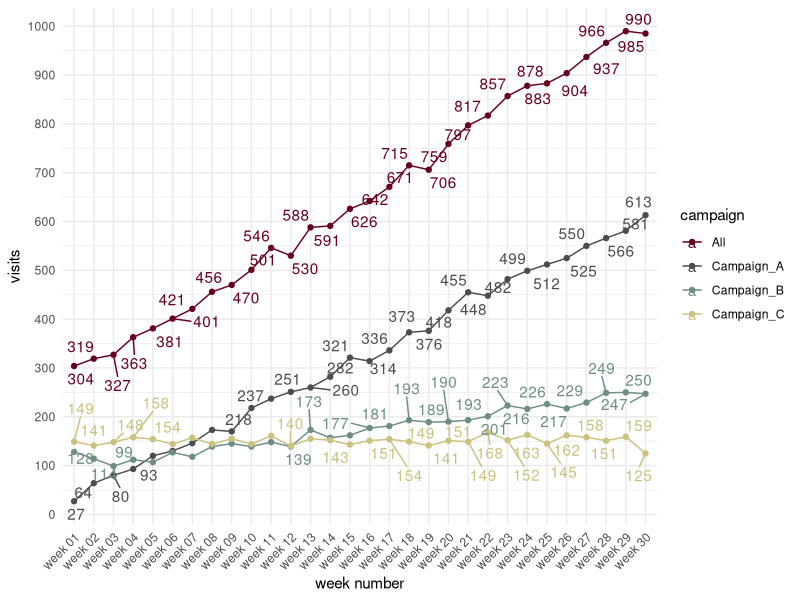
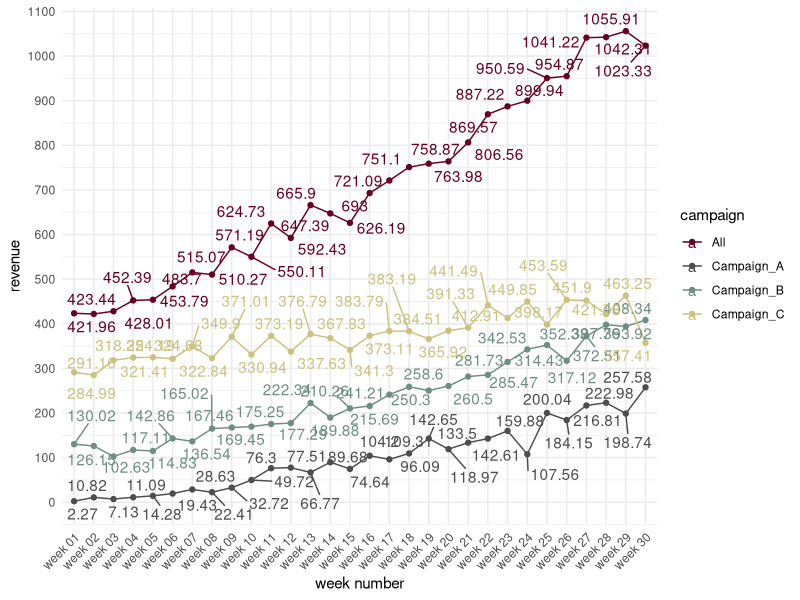
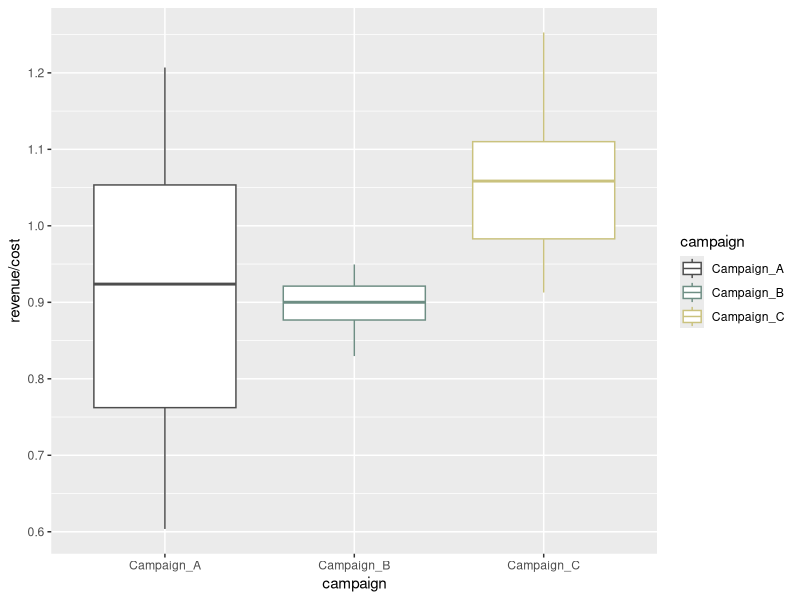
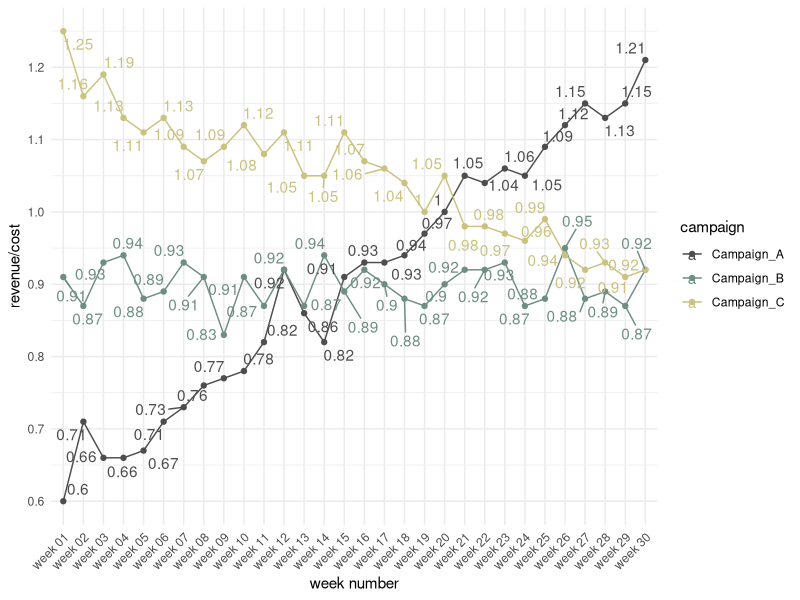
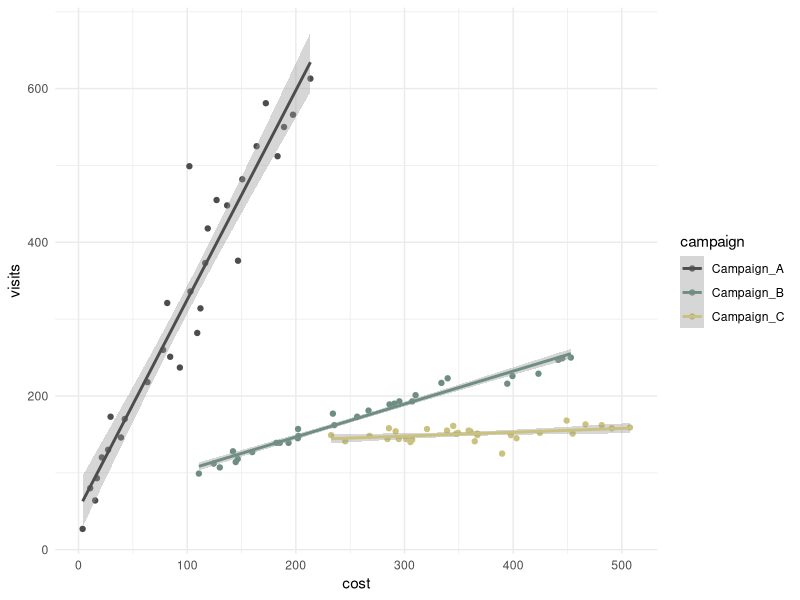
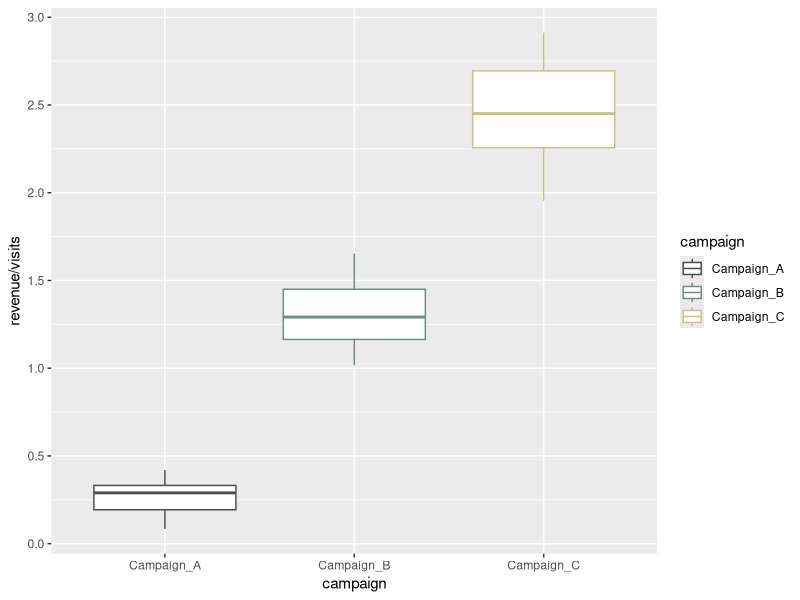
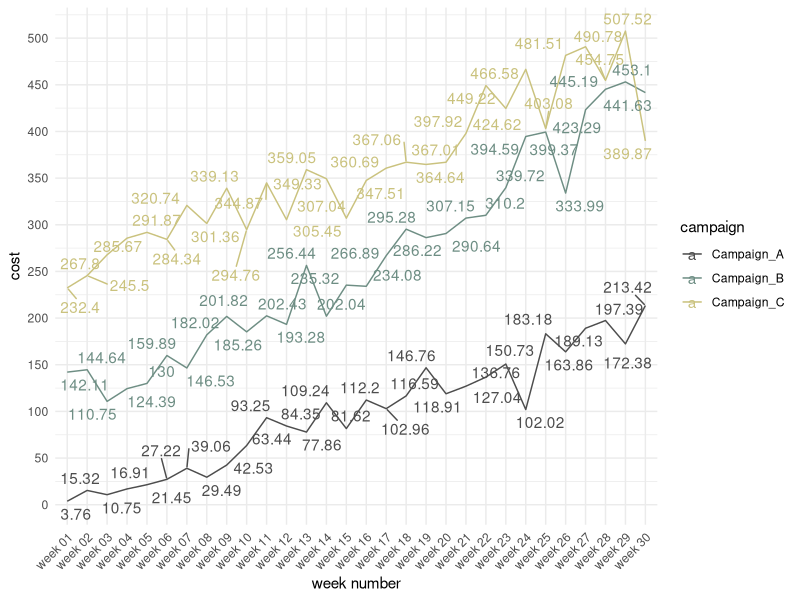
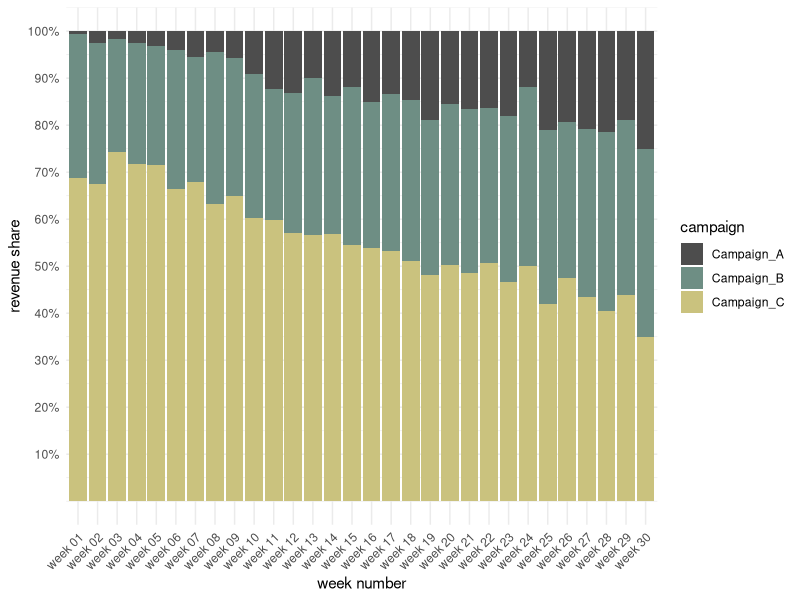

Recreate these plots in R, in order.
## ---- chunk 1
knitr::opts_chunk$set(echo = FALSE, message = FALSE, warning = FALSE)
library(scales)
library(readr)
library(dplyr)
library(stringr)
library(ggplot2)
library(ggrepel)
library(grid)
library(gridExtra)
library(RColorBrewer)
library(lubridate)

### 001_A read-in raw file ####
raw_camp = read_delim('./Dataset/01-campaign-data.csv', col_names = TRUE, delim = ';')

### 001_B check for data quality ####
any(is.na(raw_camp))
any(duplicated(raw_camp))
raw_camp = raw_camp[-which(duplicated(raw_camp)),]
names(raw_camp) = str_to_lower(names(raw_camp))

### 002 all_volumn ####
group_var = 'week'
all = raw_camp %>% group_by_(.dots = group_var) %>% 
      summarise_if(.predicate = is.numeric, .funs = sum, na.rm=TRUE) %>% 
      mutate(campaign = 'All')

all_volumn = bind_rows(raw_camp, all)

all_volumn$week_prefix = sprintf("week %02d",all_volumn$week)
all_volumn$week = as.character(all_volumn$week)
all_volumn$revenue = round(all_volumn$revenue, digits = 2)
all_volumn$cost = round(all_volumn$cost, digits = 2)
all_volumn$campaign = factor(all_volumn$campaign)
all_volumn$campaign = reorder(all_volumn$campaign, all_volumn$visits, FUN=mean, na.rm=TRUE)
all_volumn$campaign = factor(all_volumn$campaign, levels = rev(levels(all_volumn$campaign)))

str(all_volumn)
# calculate the avg growth rate
all_volumn2 = all_volumn %>% group_by(campaign) %>% arrange(campaign, week_prefix) %>% 
      mutate(visits_grow = round((visits - lag(visits))/lag(visits),digits=4),
             revenue_grow = round((revenue - lag(revenue))/lag(revenue),digits=4),
             cost_grow = round((cost - lag(cost))/lag(cost),digits=4))
# calculate the ratio of visits, revenue, cost 
all_volumn2 = all_volumn2 %>% group_by(campaign) %>% 
      mutate(visits_cost_ratio = (visits/cost),
             revenue_cost_ratio = (revenue/cost),
             revenue_visits_ratio = (revenue/visits))

### 003_A all_volumn3 ####
all_volumn3 = all_volumn2[all_volumn2$campaign != 'All',] %>% group_by(week) %>% 
      mutate(revenue_sum = sum(revenue, na.rm=TRUE),
             revenue_share = round(revenue/revenue_sum, digits=4))


### 003_B all_volumn_pivot, which calculates the derived columns ####
all_volumn_pivot = all_volumn2 %>% group_by(campaign) %>% 
      summarise_if(.predicate= is.numeric, .funs = c(min=min,mean=mean,median=median,max=max), na.rm=TRUE)


### 004 plot01 ####
plot01 = ggplot(all_volumn2, aes(x=week_prefix, y=visits, group=campaign, col=campaign)) + geom_line() + geom_point() + geom_text_repel(aes(label=visits)) +
scale_y_continuous(breaks = pretty_breaks(n = 10)) +
scale_color_manual(values=c("#67001F","#4D4D4D","#6E8E84","#CAC27E")) +
xlab("week number") +
theme_minimal() +
theme(legend.position = "right") +
theme(axis.text.x = element_text(angle = 45, hjust = 1))


### 005 plot02 ####
plot02 = ggplot(all_volumn2, aes(x=week_prefix, y=revenue, group=campaign, col=campaign)) + geom_line() + geom_point() + geom_text_repel(aes(label=revenue)) +
scale_y_continuous(breaks = pretty_breaks(n = 10)) +
scale_color_manual(values=c("#67001F","#4D4D4D","#6E8E84","#CAC27E")) +
xlab("week number") +
theme_minimal() +
theme(legend.position = "right") +
theme(axis.text.x = element_text(angle = 45, hjust = 1))


### 006 plot03_A ####
plot03_A = ggplot(all_volumn2[all_volumn2$campaign != 'All',], aes(x = campaign, y = (revenue/cost), group=campaign, col=campaign)) +
      geom_boxplot() + scale_color_manual(values=c("#4D4D4D","#6E8E84","#CAC27E")) +
      scale_y_continuous(breaks = pretty_breaks(n = 10)) +
      ylab("revenue/cost")

### 007 plot03_B ####
plot03_B = ggplot(all_volumn2[all_volumn2$campaign != 'All',], 
aes(x=week_prefix, y=round(revenue/cost, digits=2), group=campaign, col=campaign)) +
geom_line() + geom_point() + geom_text_repel(aes(label=round(revenue/cost, digits=2))) +
scale_y_continuous(breaks = pretty_breaks(n = 10)) +
scale_color_manual(values=c("#4D4D4D","#6E8E84","#CAC27E")) +
xlab("week number") +
ylab("revenue/cost") +
theme_minimal() +
theme(legend.position = "right") +
theme(axis.text.x = element_text(angle = 45, hjust = 1))

### 008 plot03_C ####
plot03_C = ggplot(all_volumn2[all_volumn2$campaign != 'All',], aes(x = cost, y = visits, group=campaign, col=campaign)) +
      geom_point() + scale_color_manual(values=c("#4D4D4D","#6E8E84","#CAC27E")) +
      geom_smooth(method=lm) +
      theme_minimal()

### 008 plot04_A ####
plot04_A = ggplot(all_volumn2[all_volumn2$campaign != 'All',], aes(x = campaign, y = (revenue/visits), group=campaign, col=campaign)) +
      geom_boxplot() + scale_color_manual(values=c("#4D4D4D","#6E8E84","#CAC27E")) +
      scale_y_continuous(breaks = pretty_breaks(n = 10)) +
      ylab("revenue/visits")

### 009 plot04_B ####
plot04_B = ggplot(all_volumn2[all_volumn2$campaign != 'All',],
                  aes(x = week_prefix, y = cost, group = campaign, col = campaign)) +
      geom_line() +
      geom_text_repel(aes(label=cost)) +
      scale_y_continuous(breaks = pretty_breaks(n = 10)) +
      scale_color_manual(values=c("#4D4D4D","#6E8E84","#CAC27E")) +
      xlab("week number") +
      theme_minimal() +
      theme(legend.position = "right") +
      theme(axis.text.x = element_text(angle = 45, hjust = 1))

### 010 plot04_C ####
plot04_C = ggplot(all_volumn3, aes(x=week_prefix,y=revenue_share, fill=campaign)) + 
geom_bar(stat = "identity", position = 'stack') +
scale_fill_manual(values=c("#4D4D4D","#6E8E84","#CAC27E")) +
scale_y_continuous(breaks = seq(0.1,1,by=0.1), labels = sprintf("%s%%",seq(10,100,by=10))) +
ylab("revenue share") +
xlab("week number") +
theme_minimal() +
theme(axis.text.x = element_text(angle = 45, hjust = 1))

### 011 plot04_D ####
plot04_D = ggplot(all_volumn3, aes(x=week_prefix,y=round(revenue-cost,digits=2), fill=campaign)) +
      geom_bar(stat="identity", position = "dodge") + 
      scale_y_continuous(breaks = pretty_breaks(n = 10)) +
      scale_fill_manual(values=c("#4D4D4D","#6E8E84","#CAC27E")) +
      ylab("net profit") +
      xlab("week number") +
      theme_minimal() +
      theme(legend.position = "right") +
      theme(axis.text.x = element_text(angle = 45, hjust = 1))


### 012 fit linear model ####
fit.visits.lm = lm(data=all_volumn3[all_volumn3$campaign == 'Campaign_A',],
                   formula=visits ~ cost)
summary(fit.visits.lm)
predict(fit.visits.lm, newdata = data.frame(cost = c(250)), interval = "confidence")

fit.revenue.lm = lm(data=all_volumn3[all_volumn3$campaign == 'Campaign_A',],
                   formula=revenue ~ cost)
summary(fit.revenue.lm)
predict(fit.revenue.lm, newdata = data.frame(cost = c(250)), interval = "confidence")


### 013 read-in raw file for session dataset ####
raw_sess = read_delim('./Dataset/02-session-data.csv', col_names = TRUE, delim = ';',
col_types = cols(
    session = col_character(),
    session_start_text = col_time(format = "%H:%M:%S"),
    session_end_text = col_time(format = "%H:%M:%S"),
    clickouts = col_integer(),
    booking = col_integer()
))

### 014 check for data quality ####
any(is.na(raw_sess))
any(duplicated(raw_sess))

if (length(which(duplicated(raw_sess)))) {
      raw_sess = raw_sess[-which(duplicated(raw_sess)),]
}

names(raw_sess) = str_to_lower(names(raw_sess))
names(raw_sess)[which(names(raw_sess) == "session_start_text")] = "session_start_time"
names(raw_sess)[which(names(raw_sess) == "session_end_text")] = "session_end_time"


### 015 sess_derived ####
sess_derived = raw_sess %>% 
      mutate(hour = sprintf("%02d",hour(session_start_time)),
             booking = factor(booking),
             stay_time = as.numeric(session_end_time - session_start_time)) %>% 
      ungroup()


# remove negative stay_time
if (length(which(sess_derived$stay_time < 0))) {
      sess_derived = sess_derived[-which(sess_derived$stay_time < 0),]
}


# some observations are omited because they have negtive duration time on websites.
# around 13 observations are removed.

### 016 sess_derived_h ####
sess_derived_h = sess_derived %>% group_by(hour,booking) %>% 
summarise(hour_count = n(),
          stay_time_mean=mean(stay_time,na.rm=TRUE),
          stay_time_median=median(stay_time, na.rm=TRUE),
          clickouts_mean=mean(clickouts,na.rm=TRUE),
          clickouts_median=median(clickouts,na.rm=TRUE)) %>% 
ungroup() %>% 
group_by(booking) %>% 
mutate(hour_count_median = median(hour_count,na.rm=TRUE),
       hour_count_above_median = factor(ifelse(hour_count >= hour_count_median,1,0)))

### 017 sess_derived2 ####
# which is appended with the flag for 'hour_count_above_median' 
sess_derived2 = sess_derived %>% 
left_join(sess_derived_h[,c("booking","hour","hour_count_above_median")], by = c("hour"="hour","booking"="booking"))


### 018 The Distribution of Appearing For Both Type of Visitors ####
plot05_A = ggplot(sess_derived2, aes(x=as.numeric(hour), col=booking)) + 
      geom_density() +
      scale_y_continuous(breaks = pretty_breaks(n = 10)) +
      scale_x_continuous(breaks = seq(0,23,by=1)) +
      scale_color_manual(values = c("#1A476F","#90353B")) +
      labs(fill="booking or not") +
      ylab("appearing distribution") +
      xlab("hour") +
      theme_minimal()

### 019 the distribution of session duration time for both type of visitors ####
plot05_B = ggplot(sess_derived2, aes(x=booking,y=stay_time,fill=booking)) +
      geom_boxplot() +
      scale_y_continuous(breaks = pretty_breaks(n = 20)) +
      scale_fill_manual(values = c("#1A476F","#90353B")) +
      labs(fill="booking or not") +
      ylab("session duration time") +
      theme_minimal()

### 020 the appearing time of the day for booking visitors ####
plot06_A = ggplot(sess_derived_h[sess_derived_h$booking==1,], aes(x=hour, y=hour_count, fill=hour_count_above_median)) + 
      geom_bar(stat='identity') +
      scale_y_continuous(breaks = pretty_breaks(n = 10)) +
      scale_fill_manual(values = c("#D9D9D9", "#FB6A4A")) +
      geom_text(aes(y = hour_count, label = hour_count), vjust = 1.5) +
      labs(fill="above median booking number") +
      ylab("booking number") +
      theme_minimal()

### 021 the distribution of session duration time over 24 hours range ####
plot06_B = ggplot(sess_derived2[sess_derived2$booking==1,], aes(x=hour,y=stay_time,fill=hour_count_above_median)) +
      geom_boxplot() +
      scale_y_continuous(breaks = pretty_breaks(n = 20)) +
      scale_fill_manual(values = c("#D9D9D9", "#FB6A4A")) +
      labs(fill="above median booking number") +
      ylab("session duration time") +
      theme_minimal()

### 022 ANOVA test ####
fit.session.anova = aov(formula = stay_time ~ factor(hour), 
                        data = sess_derived2[sess_derived2$booking==1,])

fit.session.high_booking_hour.anova = aov(formula = stay_time ~ factor(hour_count_above_median), data = sess_derived2[sess_derived2$booking==1,])



## ---- chunk 2
plot01
## ---- chunk 3
plot02
## ---- chunk 4
plot03_A
## ---- chunk 5
plot03_B
## ---- chunk 6
plot03_C
## ---- chunk 7
plot04_A
## ---- chunk 8
plot04_B
## ---- chunk 9
plot04_C
plot04_D
## ---- chunk 10
plot05_A
## ---- chunk 11
plot05_B
## ---- chunk 12
plot06_A
## ---- chunk 13
plot06_B
## ---- chunk 14
summary(fit.session.anova)
## ---- chunk 15
summary(fit.session.high_booking_hour.anova)
